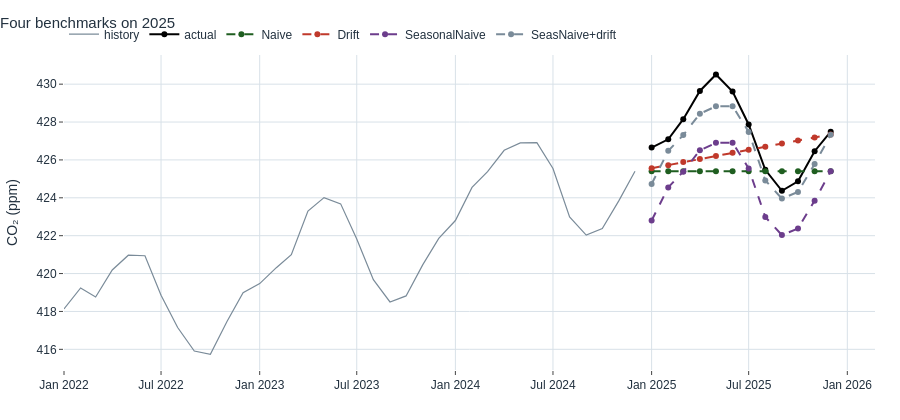

Here is the notebook cell this chart was saved with:
### Code cell
E.plot_forecast(train, actual=test, forecasts=benchmarks,
                title="Four benchmarks on 2025", ylab="CO₂ (ppm)", n_history=36).show()
